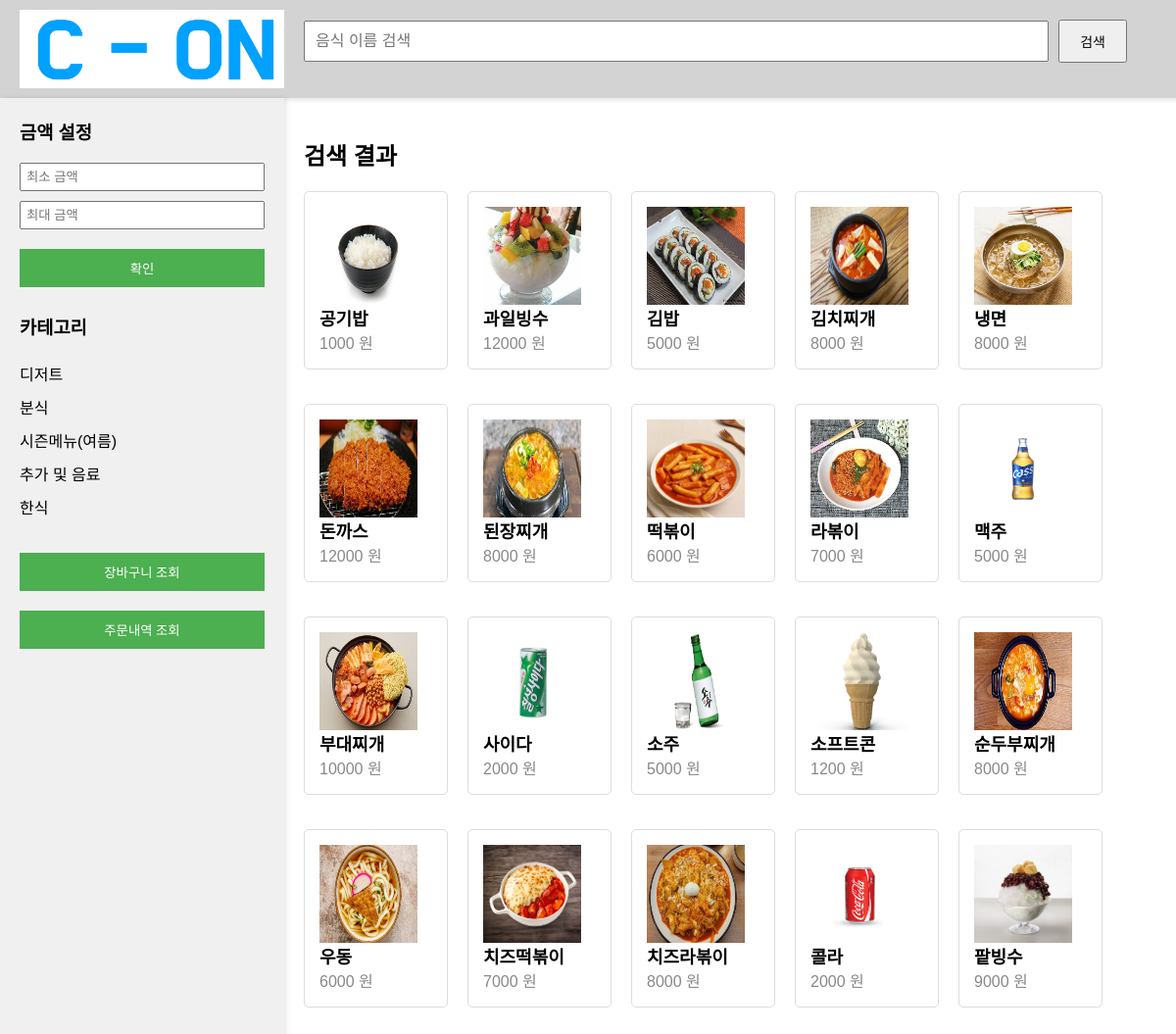
/search_results.php, run on the app's committed database.
### tables this page shows
CREATE TABLE Category (
    categoryName VARCHAR(100),
    noOfFoods INT NOT NULL,
    PRIMARY KEY (categoryName)
);

CREATE TABLE Food (
    foodName VARCHAR(100),
    price INT NOT NULL,
    PRIMARY KEY (foodName)
);

### search_results.php (the view, shortened to what this page needs)
<?php
include './db_connect.php';
$category_sql = "SELECT * FROM category;";
$result_categories = $conn->query($category_sql);
$image_map = [
	'팥빙수' => 'red_been.png',
	'과일빙수' => 'fruit_ice.png',
	'소프트콘' => 'softcon.png',
	'김밥' => 'riceroll.png',
	'냉면' => 'cold_noodle.png',
	'떡볶이' => 'tteokbokki.png',
	'라볶이' => 'rabokki.png',
	'우동' => 'udong.png',
	'치즈떡볶이' => 'cheeze_tteokbokki.png',
	'치즈라볶이' => 'cheeze_rabokki.png',
	'공기밥' => 'rice.png',
	'맥주' => 'beer.png',
	'사이다' => 'between.png',
	'소주' => 'soju.png',
	'콜라' => 'coke.png',
	'김치찌개' => 'kimchi_soup.png',
	'돈까스' => 'fried_pork.png',
	'된장찌개' => 'soybeen_soup.png',
	'부대찌개' => 'Budaejjigae.png',
	'순두부찌개' => 'Tofu_Stew.png',
];
?>
<!DOCTYPE html>
<html lang="en">
<head>
		<link rel="stylesheet" href="../style/mainpage.css">
</head>
<body>
    <div class="top-container">
				<a href="./page/main.php">
					<img src="../images/logo.png" alt="Profile Picture">
				</a>
        <div class="search-bar">
						<form id="search-form" action="../search_results.php" method="get">
                <input type="text" name="search" placeholder="음식 이름 검색">
                <button type="submit">검색</button>
            </form>
				</div>
    </div>
    <div class="main-container">
        <div class="left-container">
            <div>
                <h3>금액 설정</h3>
								<form id="select-price" action="../search_price.php" method="get">
									<input type="number" name="min_price" placeholder="최소 금액">
									<input type="number" name="max_price" placeholder="최대 금액">
									<button>확인</button>
								</form>
            </div>
            <div class="category-section">
                <h3>카테고리</h3>
                <ul>
                    <?php
                    if ($result_categories->num_rows > 0) {
                        while ($category = $result_categories->fetch_assoc()) {
                            echo '<li><a href="#" onclick="nevigateToCategory(\'' . $category['categoryName'] . '\')">' . $category['categoryName'] . '</a></li>';
                        }
                    } else {
                        echo "<li>카테고리가 없습니다.</li>";
                    }
                    ?>
                </ul>
            </div>
            <div>
                <button>장바구니 조회</button>
                <button>주문내역 조회</button>
            </div>
        </div>
        <div class="main-content">
						<?php
            $search_keyword = $_GET['search'];
            $search_sql = "SELECT food.foodname, food.price
													 FROM food
													 WHERE food.foodname LIKE '%$search_keyword%'";
            $result_search = $conn->query($search_sql);
            echo "<h2>검색 결과</h2>";
            if ($result_search->num_rows > 0) {
							echo "<div class='food-list'>";
              while ($food = $result_search->fetch_assoc()) {
								$foodname = $food['foodname'];
								$foodprice = $food['price'];
								$foodimage = isset($image_map[$foodname]) ? $image_map[$foodname] : 'default.png';
								echo "<div class='food-card'>";
                echo "<img src='../images/$foodimage' alt='$foodname'>";
								echo "<div class='food-details'>";
                echo "<div class='food-name'>$foodname</div>";
                echo "<div class='food-price'>$foodprice 원</div>";
                echo "</div>";
                echo "</div>";
              }
              echo "</div>";
            } else {
                echo "<p> 검색결과가 존재하지 않습니다.</p>";
            }
            ?>
        </div>
    </div>
</body>
</html>

### style/mainpage.css (style rules this page uses)
body { margin: 0; font-family: Arial, sans-serif; height: 100vh; display: flex; flex-direction: column; }
.top-container { display: flex; align-items: center; justify-content: space-between; width: 100%; height: 100px; background-color: #d3d3d3; padding: 0 20px; box-shadow: 0 2px 5px rgba(0,0,0,0.1); position: fixed; }
.top-container img { height: 80px; width: 270px; }
.search-bar { display: flex; align-items: center; flex-grow: 1; margin: 0 20px; }
.search-bar form { display: flex; align-items: center; width: 100%; }
.search-bar input { width: 80%; flex-grow: 1; padding: 10px; font-size: 16px; }
.search-bar button { margin-left: 10px; padding: 10px 20px; font-size: 14px; cursor: pointer; }
.main-container { display: flex; flex-grow: 1; }
.left-container { width: 250px; height: 100%; background-color: #f0f0f0; padding: 20px; box-shadow: 2px 0 5px rgba(0,0,0,0.1); position: fixed; flex-direction: column; justify-content: space-between; margin-top: 100px; }
.left-container h3 { margin-top: 0; }
.left-container input { width: 100%; padding: 5px; margin-bottom: 10px; box-sizing: border-box; }
.left-container .category-section { margin-bottom: 20px; }
.left-container button { width: 100%; padding: 10px; margin: 10px 0; background-color: #4CAF50; color: white; border: none; cursor: pointer; }
.left-container ul { list-style-type: none; padding: 0; }
.left-container ul li { padding: 5px 0; }
.left-container ul li a { text-decoration: none; color: #000; cursor: pointer; }
.main-content { flex-grow: 1; padding: 20px; margin-left: 290px; margin-top: 100px; }
.food-list { display: flex; flex-wrap: wrap; gap: 20px; }
.food-card { border: 1px solid #ddd; border-radius: 5px; padding: 15px; margin-bottom: 15px; align-items: center; }
.food-card img { width: 100px; height: 100px; margin-right: 15px; }
.food-card .food-details { display: flex; flex-direction: column; }
.food-card .food-details .food-name { font-size: 18px; font-weight: bold; }
.food-card .food-details .food-price { font-size: 16px; color: #888; }

### data on the page
category: categoryName "디저트"
category: categoryName "분식"
category: categoryName "시즌메뉴(여름)"
category: categoryName "추가 및 음료"
category: categoryName "한식"
food: shows a picture, foodName "공기밥", price "1000"
food: shows a picture, foodName "과일빙수", price "12000"
food: shows a picture, foodName "김밥", price "5000"
food: shows a picture, foodName "김치찌개", price "8000"
food: shows a picture, foodName "냉면", price "8000"
food: shows a picture, foodName "돈까스", price "12000"
food: shows a picture, foodName "된장찌개", price "8000"
food: shows a picture, foodName "떡볶이", price "6000"
food: shows a picture, foodName "라볶이", price "7000"
food: shows a picture, foodName "맥주", price "5000"
food: shows a picture, foodName "부대찌개", price "10000"
food: shows a picture, foodName "사이다", price "2000"
food: shows a picture, foodName "소주", price "5000"
food: shows a picture, foodName "소프트콘", price "1200"
food: shows a picture, foodName "순두부찌개", price "8000"
food: shows a picture, foodName "우동", price "6000"
food: shows a picture, foodName "치즈떡볶이", price "7000"
food: shows a picture, foodName "치즈라볶이", price "8000"
food: shows a picture, foodName "콜라", price "2000"
food: shows a picture, foodName "팥빙수", price "9000"
